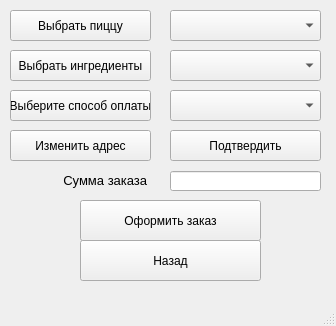
<?xml version="1.0" encoding="UTF-8"?>
<ui version="4.0">
 <class>OrderWindow</class>
 <widget class="QMainWindow" name="OrderWindow">
  <property name="geometry">
   <rect>
    <x>0</x>
    <y>0</y>
    <width>336</width>
    <height>326</height>
   </rect>
  </property>
  <property name="windowTitle">
   <string>MainWindow</string>
  </property>
  <widget class="QWidget" name="centralwidget">
   <widget class="QComboBox" name="comboBox">
    <property name="geometry">
     <rect>
      <x>170</x>
      <y>50</y>
      <width>151</width>
      <height>31</height>
     </rect>
    </property>
   </widget>
   <widget class="QPushButton" name="pushButton">
    <property name="geometry">
     <rect>
      <x>80</x>
      <y>240</y>
      <width>181</width>
      <height>41</height>
     </rect>
    </property>
    <property name="text">
     <string>Назад</string>
    </property>
   </widget>
   <widget class="QPushButton" name="pushButton_3">
    <property name="geometry">
     <rect>
      <x>10</x>
      <y>50</y>
      <width>141</width>
      <height>31</height>
     </rect>
    </property>
    <property name="text">
     <string>Выбрать ингредиенты</string>
    </property>
   </widget>
   <widget class="QPushButton" name="pushButton_4">
    <property name="geometry">
     <rect>
      <x>80</x>
      <y>200</y>
      <width>181</width>
      <height>41</height>
     </rect>
    </property>
    <property name="text">
     <string>Оформить заказ</string>
    </property>
   </widget>
   <widget class="QLineEdit" name="lineEdit">
    <property name="geometry">
     <rect>
      <x>170</x>
      <y>171</y>
      <width>151</width>
      <height>20</height>
     </rect>
    </property>
    <property name="text">
     <string/>
    </property>
   </widget>
   <widget class="QComboBox" name="comboBox_2">
    <property name="geometry">
     <rect>
      <x>170</x>
      <y>10</y>
      <width>151</width>
      <height>31</height>
     </rect>
    </property>
   </widget>
   <widget class="QPushButton" name="pushButton_5">
    <property name="geometry">
     <rect>
      <x>10</x>
      <y>10</y>
      <width>141</width>
      <height>31</height>
     </rect>
    </property>
    <property name="text">
     <string>Выбрать пиццу</string>
    </property>
   </widget>
   <widget class="QLabel" name="label">
    <property name="geometry">
     <rect>
      <x>20</x>
      <y>170</y>
      <width>131</width>
      <height>21</height>
     </rect>
    </property>
    <property name="font">
     <font>
      <pointsize>10</pointsize>
     </font>
    </property>
    <property name="text">
     <string>            Сумма заказа</string>
    </property>
   </widget>
   <widget class="QPushButton" name="pushButton_2">
    <property name="geometry">
     <rect>
      <x>170</x>
      <y>130</y>
      <width>151</width>
      <height>31</height>
     </rect>
    </property>
    <property name="text">
     <string>Подтвердить</string>
    </property>
   </widget>
   <widget class="QPushButton" name="pushButton_6">
    <property name="geometry">
     <rect>
      <x>10</x>
      <y>130</y>
      <width>141</width>
      <height>31</height>
     </rect>
    </property>
    <property name="text">
     <string>Изменить адрес</string>
    </property>
   </widget>
   <widget class="QPushButton" name="pushButton_7">
    <property name="geometry">
     <rect>
      <x>10</x>
      <y>90</y>
      <width>141</width>
      <height>31</height>
     </rect>
    </property>
    <property name="text">
     <string>Выберите способ оплаты</string>
    </property>
   </widget>
   <widget class="QComboBox" name="comboBox_3">
    <property name="geometry">
     <rect>
      <x>170</x>
      <y>90</y>
      <width>151</width>
      <height>31</height>
     </rect>
    </property>
   </widget>
  </widget>
  <widget class="QMenuBar" name="menubar">
   <property name="geometry">
    <rect>
     <x>0</x>
     <y>0</y>
     <width>336</width>
     <height>21</height>
    </rect>
   </property>
  </widget>
  <widget class="QStatusBar" name="statusbar"/>
 </widget>
 <resources/>
 <connections/>
</ui>
